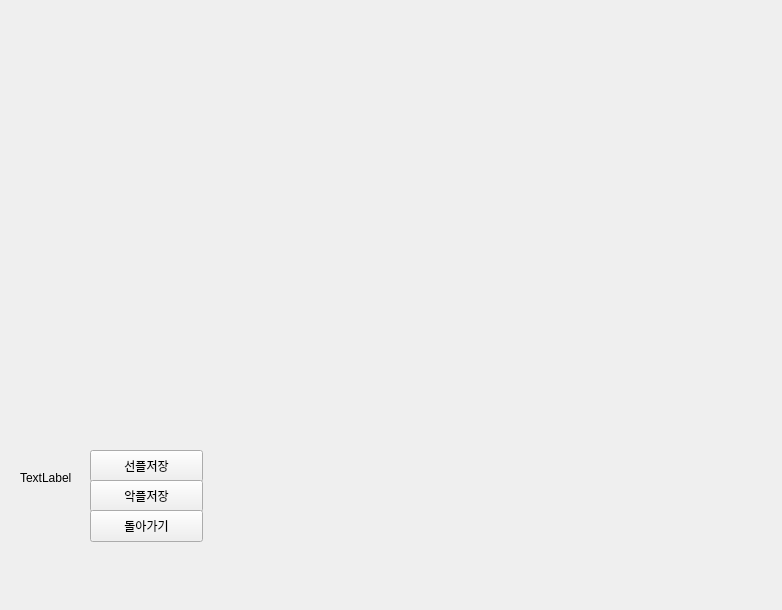
<?xml version="1.0" encoding="UTF-8"?>
<ui version="4.0">
 <class>Form</class>
 <widget class="QWidget" name="Form">
  <property name="geometry">
   <rect>
    <x>0</x>
    <y>0</y>
    <width>782</width>
    <height>610</height>
   </rect>
  </property>
  <property name="windowTitle">
   <string>Form</string>
  </property>
  <widget class="QWidget" name="horizontalLayoutWidget">
   <property name="geometry">
    <rect>
     <x>30</x>
     <y>30</y>
     <width>711</width>
     <height>331</height>
    </rect>
   </property>
   <layout class="QHBoxLayout" name="big_graph"/>
  </widget>
  <widget class="QPushButton" name="positive_btn">
   <property name="geometry">
    <rect>
     <x>90</x>
     <y>450</y>
     <width>113</width>
     <height>32</height>
    </rect>
   </property>
   <property name="text">
    <string>선플저장</string>
   </property>
  </widget>
  <widget class="QPushButton" name="negative_btn">
   <property name="geometry">
    <rect>
     <x>90</x>
     <y>480</y>
     <width>113</width>
     <height>32</height>
    </rect>
   </property>
   <property name="text">
    <string>악플저장</string>
   </property>
  </widget>
  <widget class="QPushButton" name="return_btn">
   <property name="geometry">
    <rect>
     <x>90</x>
     <y>510</y>
     <width>113</width>
     <height>32</height>
    </rect>
   </property>
   <property name="text">
    <string>돌아가기</string>
   </property>
  </widget>
  <widget class="QWidget" name="verticalLayoutWidget">
   <property name="geometry">
    <rect>
     <x>270</x>
     <y>380</y>
     <width>471</width>
     <height>211</height>
    </rect>
   </property>
   <layout class="QVBoxLayout" name="small_graph"/>
  </widget>
  <widget class="QLabel" name="label">
   <property name="geometry">
    <rect>
     <x>20</x>
     <y>470</y>
     <width>60</width>
     <height>16</height>
    </rect>
   </property>
   <property name="text">
    <string>TextLabel</string>
   </property>
  </widget>
 </widget>
 <resources/>
 <connections>
  <connection>
   <sender>return_btn</sender>
   <signal>clicked()</signal>
   <receiver>Form</receiver>
   <slot>return_click()</slot>
   <hints>
    <hint type="sourcelabel">
     <x>131</x>
     <y>331</y>
    </hint>
    <hint type="destinationlabel">
     <x>124</x>
     <y>362</y>
    </hint>
   </hints>
  </connection>
 </connections>
 <slots>
  <slot>return_click()</slot>
 </slots>
</ui>
